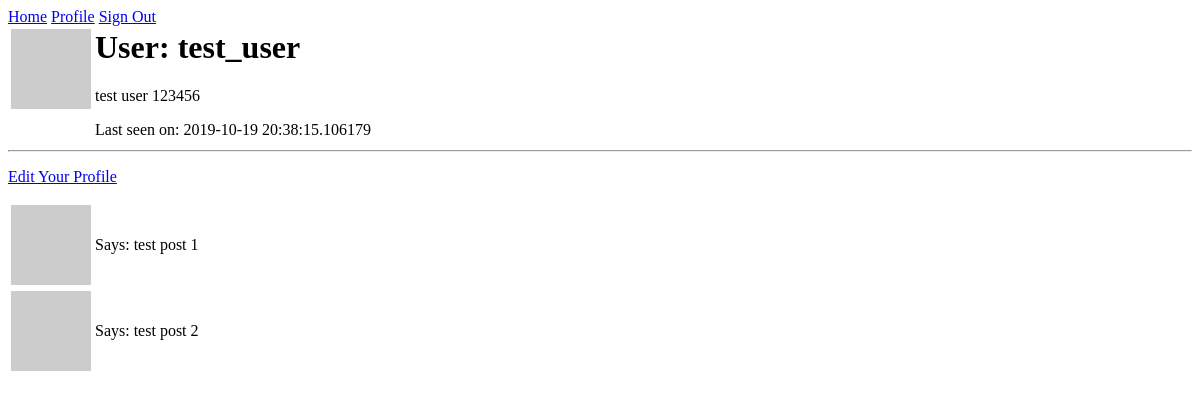
Page /user/test_user (signed in) on the earlier database version.
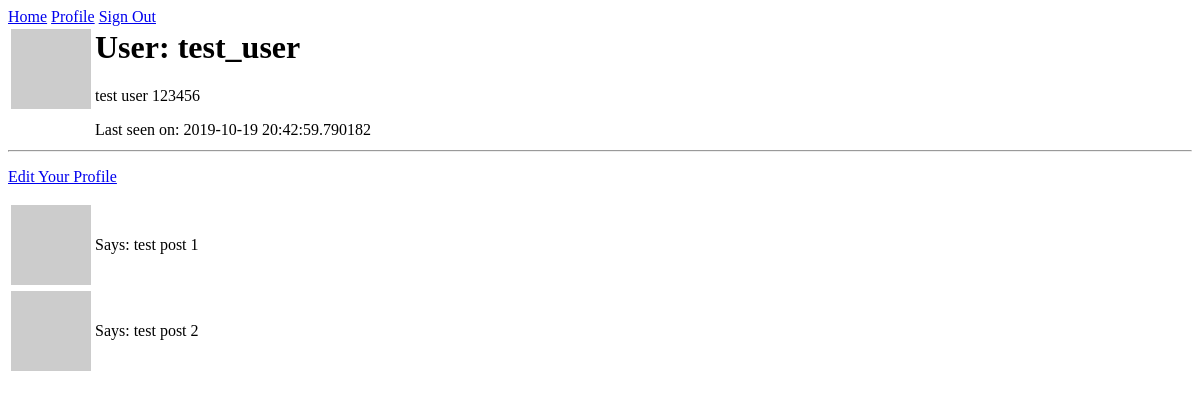
Same page on the later database version.
### app/models.py (models this page shows, shortened)
class User(UserMixin, db.Model):
    id = db.Column(db.Integer, primary_key=True)
    username = db.Column(db.String(64), unique=True, index=True)
    email = db.Column(db.String(120), unique=True, index=True)
    password_hash = db.Column(db.String(128))
    posts = db.relationship("Post", backref="author", lazy="dynamic")
    about_me = db.Column(db.String(140))
    last_seen = db.Column(db.DateTime, default=datetime.utcnow)
    def avatar(self, size):
        digest = md5(self.email.lower().encode("utf-8")).hexdigest()
        return "https://www.gravatar.com/avatar/{}?d=identicon&s={}".format(
            digest, size
        )

### app/routes.py (the view)
@app.route("/user/<username>")
@login_required
def user(username):
    user = User.query.filter_by(username=username).first_or_404()
    posts = [
        {"author": user.username, "body": "test post 1"},
        {"author": user.username, "body": "test post 2"},
    ]
    return render_template("user.html", title="User Profile", user=user, posts=posts)

### app/models.py (called while the page is built)
@login.user_loader
def load_user(id):
    return User.query.get(int(id))

### app/routes.py (called while the page is built)
@app.before_request
def before_request():
    if current_user.is_authenticated:
        current_user.last_seen = datetime.utcnow()
        db.session.commit()

### app/templates/user.html
{% extends "base.html" %}
{% block content%}
<table>
    <tr valign="top">
        <td><img src="{{user.avatar(128)}}"></td>
        <td>
            <h1> User: {{user.username}}</h1>
            {% if user.about_me %}<p>{{ user.about_me }}</p>{% endif %}
            {% if user.last_seen %}<p>Last seen on: {{ user.last_seen }}</p>{% endif %}
        </td>
    </tr>
</table>
<hr>
{% if user == current_user %}
<p> <a href="{{url_for('edit_profile')}}"> Edit Your Profile</a></p>
{% endif %}
{% for post in posts %}
{% include "_post.html" %}
{% endfor %}
{% endblock %}

### app/templates/base.html (shortened to what this page needs)
<html>
    <head>
    </head>
    <body>
        <div>
            <a href="{{ url_for('index') }}">Home</a>
            {% if current_user.is_anonymous %}
            <a href="{{ url_for('login') }}">Sign In</a>
            {% else %}
            <a href="{{ url_for('user', username=current_user.username) }}">Profile</a>
            <a href="{{ url_for('logout') }}">Sign Out</a>
            {% endif %}
        </div>
        {%block content%} {%endblock%}
    </body>
</html>

### app/templates/_post.html
<table>
    <tr>
        <td><img src="{{user.avatar(32)}}"></td>
        <td>{{post.author.username}} Says: {{post.body}}</td>
    </tr>
</table>

Differences in the rows shown:
changed User "test_user": last_seen "2019-10-19 20:38:15.106179" → "2019-10-19 20:42:59.790182"
